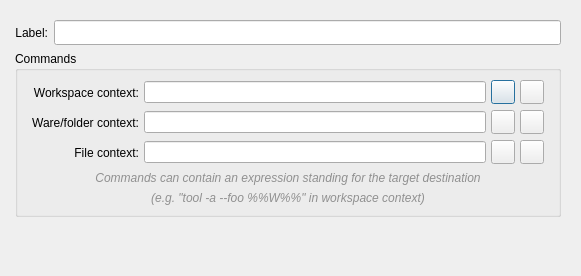
<?xml version="1.0" encoding="UTF-8"?>
<ui version="4.0">
 <class>EditExternalToolDialog</class>
 <widget class="QDialog" name="EditExternalToolDialog">
  <property name="geometry">
   <rect>
    <x>0</x>
    <y>0</y>
    <width>581</width>
    <height>276</height>
   </rect>
  </property>
  <property name="sizePolicy">
   <sizepolicy hsizetype="MinimumExpanding" vsizetype="Preferred">
    <horstretch>0</horstretch>
    <verstretch>0</verstretch>
   </sizepolicy>
  </property>
  <property name="minimumSize">
   <size>
    <width>400</width>
    <height>0</height>
   </size>
  </property>
  <property name="windowTitle">
   <string notr="true"/>
  </property>
  <property name="modal">
   <bool>true</bool>
  </property>
  <layout class="QVBoxLayout" name="verticalLayout" stretch="0,0,1">
   <property name="leftMargin">
    <number>6</number>
   </property>
   <item>
    <layout class="QVBoxLayout" name="verticalLayout_4">
     <property name="leftMargin">
      <number>9</number>
     </property>
     <property name="topMargin">
      <number>9</number>
     </property>
     <property name="rightMargin">
      <number>9</number>
     </property>
     <property name="bottomMargin">
      <number>9</number>
     </property>
     <item>
      <layout class="QHBoxLayout" name="horizontalLayout">
       <item>
        <widget class="QLabel" name="LabelLabel">
         <property name="sizePolicy">
          <sizepolicy hsizetype="Preferred" vsizetype="Expanding">
           <horstretch>0</horstretch>
           <verstretch>0</verstretch>
          </sizepolicy>
         </property>
         <property name="text">
          <string>Label:</string>
         </property>
         <property name="alignment">
          <set>Qt::AlignRight|Qt::AlignTrailing|Qt::AlignVCenter</set>
         </property>
        </widget>
       </item>
       <item>
        <widget class="QLineEdit" name="LabelEdit">
         <property name="sizePolicy">
          <sizepolicy hsizetype="MinimumExpanding" vsizetype="Preferred">
           <horstretch>0</horstretch>
           <verstretch>0</verstretch>
          </sizepolicy>
         </property>
         <property name="minimumSize">
          <size>
           <width>250</width>
           <height>25</height>
          </size>
         </property>
         <property name="maximumSize">
          <size>
           <width>16777215</width>
           <height>25</height>
          </size>
         </property>
        </widget>
       </item>
      </layout>
     </item>
     <item>
      <widget class="QGroupBox" name="Commands">
       <property name="title">
        <string>Commands</string>
       </property>
       <layout class="QVBoxLayout" name="verticalLayout_3">
        <item>
         <layout class="QGridLayout" name="gridLayout">
          <property name="sizeConstraint">
           <enum>QLayout::SetDefaultConstraint</enum>
          </property>
          <property name="leftMargin">
           <number>5</number>
          </property>
          <property name="rightMargin">
           <number>5</number>
          </property>
          <property name="spacing">
           <number>5</number>
          </property>
          <item row="3" column="0">
           <widget class="QLabel" name="label_5">
            <property name="sizePolicy">
             <sizepolicy hsizetype="Preferred" vsizetype="Expanding">
              <horstretch>0</horstretch>
              <verstretch>0</verstretch>
             </sizepolicy>
            </property>
            <property name="minimumSize">
             <size>
              <width>0</width>
              <height>25</height>
             </size>
            </property>
            <property name="maximumSize">
             <size>
              <width>16777215</width>
              <height>25</height>
             </size>
            </property>
            <property name="text">
             <string>Ware/folder context:</string>
            </property>
            <property name="alignment">
             <set>Qt::AlignRight|Qt::AlignTrailing|Qt::AlignVCenter</set>
            </property>
           </widget>
          </item>
          <item row="2" column="2">
           <widget class="QPushButton" name="AppWorkspaceButton">
            <property name="sizePolicy">
             <sizepolicy hsizetype="Minimum" vsizetype="Minimum">
              <horstretch>0</horstretch>
              <verstretch>0</verstretch>
             </sizepolicy>
            </property>
            <property name="maximumSize">
             <size>
              <width>24</width>
              <height>24</height>
             </size>
            </property>
            <property name="sizeIncrement">
             <size>
              <width>0</width>
              <height>0</height>
             </size>
            </property>
            <property name="toolTip">
             <string/>
            </property>
            <property name="text">
             <string notr="true"/>
            </property>
           </widget>
          </item>
          <item row="3" column="2">
           <widget class="QPushButton" name="AppWareButton">
            <property name="sizePolicy">
             <sizepolicy hsizetype="Fixed" vsizetype="Fixed">
              <horstretch>0</horstretch>
              <verstretch>0</verstretch>
             </sizepolicy>
            </property>
            <property name="maximumSize">
             <size>
              <width>24</width>
              <height>24</height>
             </size>
            </property>
            <property name="toolTip">
             <string/>
            </property>
            <property name="text">
             <string notr="true"/>
            </property>
           </widget>
          </item>
          <item row="4" column="2">
           <widget class="QPushButton" name="AppFileButton">
            <property name="sizePolicy">
             <sizepolicy hsizetype="Fixed" vsizetype="Fixed">
              <horstretch>0</horstretch>
              <verstretch>0</verstretch>
             </sizepolicy>
            </property>
            <property name="maximumSize">
             <size>
              <width>24</width>
              <height>24</height>
             </size>
            </property>
            <property name="toolTip">
             <string/>
            </property>
            <property name="text">
             <string notr="true"/>
            </property>
           </widget>
          </item>
          <item row="4" column="0">
           <widget class="QLabel" name="label_2">
            <property name="sizePolicy">
             <sizepolicy hsizetype="Preferred" vsizetype="Expanding">
              <horstretch>0</horstretch>
              <verstretch>0</verstretch>
             </sizepolicy>
            </property>
            <property name="minimumSize">
             <size>
              <width>0</width>
              <height>25</height>
             </size>
            </property>
            <property name="maximumSize">
             <size>
              <width>16777215</width>
              <height>25</height>
             </size>
            </property>
            <property name="text">
             <string>File context:</string>
            </property>
            <property name="alignment">
             <set>Qt::AlignRight|Qt::AlignTrailing|Qt::AlignVCenter</set>
            </property>
           </widget>
          </item>
          <item row="4" column="3">
           <widget class="QPushButton" name="FolderFileButton">
            <property name="maximumSize">
             <size>
              <width>24</width>
              <height>24</height>
             </size>
            </property>
            <property name="text">
             <string notr="true"/>
            </property>
           </widget>
          </item>
          <item row="3" column="3">
           <widget class="QPushButton" name="FolderWareButton">
            <property name="maximumSize">
             <size>
              <width>24</width>
              <height>24</height>
             </size>
            </property>
            <property name="text">
             <string notr="true"/>
            </property>
           </widget>
          </item>
          <item row="2" column="0">
           <widget class="QLabel" name="label_4">
            <property name="sizePolicy">
             <sizepolicy hsizetype="Preferred" vsizetype="Expanding">
              <horstretch>0</horstretch>
              <verstretch>0</verstretch>
             </sizepolicy>
            </property>
            <property name="minimumSize">
             <size>
              <width>0</width>
              <height>25</height>
             </size>
            </property>
            <property name="maximumSize">
             <size>
              <width>16777215</width>
              <height>25</height>
             </size>
            </property>
            <property name="text">
             <string>Workspace context:</string>
            </property>
            <property name="alignment">
             <set>Qt::AlignRight|Qt::AlignTrailing|Qt::AlignVCenter</set>
            </property>
           </widget>
          </item>
          <item row="2" column="3">
           <widget class="QPushButton" name="FolderWorkspaceButton">
            <property name="maximumSize">
             <size>
              <width>24</width>
              <height>24</height>
             </size>
            </property>
            <property name="text">
             <string notr="true"/>
            </property>
           </widget>
          </item>
          <item row="2" column="1">
           <widget class="openfluid::ui::common::FocusableLineEdit" name="WorkspaceCommandEdit"/>
          </item>
          <item row="3" column="1">
           <widget class="openfluid::ui::common::FocusableLineEdit" name="WareCommandEdit"/>
          </item>
          <item row="4" column="1">
           <widget class="openfluid::ui::common::FocusableLineEdit" name="FileCommandEdit"/>
          </item>
         </layout>
        </item>
        <item>
         <widget class="QLabel" name="label_7">
          <property name="font">
           <font>
            <italic>true</italic>
           </font>
          </property>
          <property name="styleSheet">
           <string notr="true">color : #909090;</string>
          </property>
          <property name="text">
           <string>Commands can contain an expression standing for the target destination</string>
          </property>
          <property name="alignment">
           <set>Qt::AlignCenter</set>
          </property>
          <property name="wordWrap">
           <bool>false</bool>
          </property>
          <property name="margin">
           <number>0</number>
          </property>
         </widget>
        </item>
        <item>
         <widget class="QLabel" name="label_6">
          <property name="font">
           <font>
            <italic>true</italic>
           </font>
          </property>
          <property name="styleSheet">
           <string notr="true">color : #909090;</string>
          </property>
          <property name="text">
           <string>(e.g. &quot;tool -a --foo %%W%%&quot; in workspace context)</string>
          </property>
          <property name="alignment">
           <set>Qt::AlignCenter</set>
          </property>
          <property name="wordWrap">
           <bool>false</bool>
          </property>
          <property name="margin">
           <number>0</number>
          </property>
         </widget>
        </item>
       </layout>
      </widget>
     </item>
    </layout>
   </item>
   <item>
    <spacer name="verticalSpacer">
     <property name="orientation">
      <enum>Qt::Vertical</enum>
     </property>
     <property name="sizeHint" stdset="0">
      <size>
       <width>20</width>
       <height>40</height>
      </size>
     </property>
    </spacer>
   </item>
   <item>
    <widget class="QWidget" name="widget" native="true">
     <layout class="QVBoxLayout" name="verticalLayout_2">
      <property name="spacing">
       <number>0</number>
      </property>
      <property name="leftMargin">
       <number>0</number>
      </property>
      <property name="topMargin">
       <number>0</number>
      </property>
      <property name="rightMargin">
       <number>0</number>
      </property>
      <property name="bottomMargin">
       <number>0</number>
      </property>
     </layout>
    </widget>
   </item>
  </layout>
 </widget>
 <customwidgets>
  <customwidget>
   <class>openfluid::ui::common::FocusableLineEdit</class>
   <extends>QLineEdit</extends>
   <header location="global">openfluid/ui/common/FocusableLineEdit.hpp</header>
  </customwidget>
 </customwidgets>
 <resources/>
 <connections/>
</ui>
